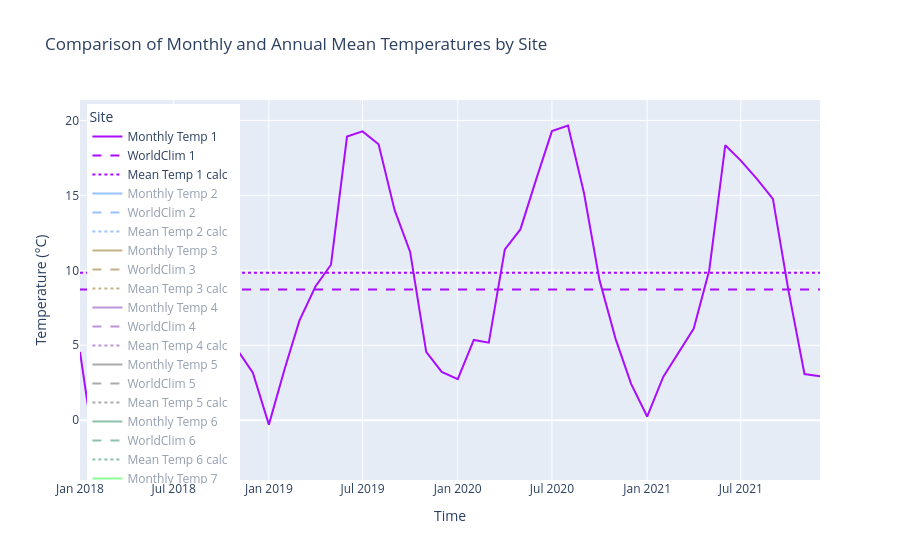

The notebook cell saved with this chart:
### Code cell
# Create a figure object
fig = go.Figure()

# Define a color palette
colors = px.colors.qualitative.Alphabet[:len(merged_df['site'].unique())]  # Adjust as per the number of sites

# Loop through each site and plot both the monthly temperatures and the annual mean temperatures
for (site, group), color in zip(merged_df.groupby('site'), colors):
    # Add the monthly temperature line
    fig.add_trace(go.Scatter(x=group['time'], y=group['t2m_celcius'],
                             mode='lines', name=f'Monthly Temp {site}',
                             line=dict(color=color)))

    # Add the annual mean temperature horizontal line
    fig.add_trace(go.Scatter(x=[group['time'].min(), group['time'].max()], 
                             y=[group['bio1'].values[0], group['bio1'].values[0]],
                             mode='lines', name=f'WorldClim {site}',
                             line=dict(color=color, dash='dash')))
    # Add the calculated annual mean temperature horizontal line
    fig.add_trace(go.Scatter(x=[group['time'].min(), group['time'].max()], 
                             y=[group['mean_t2m'].values[0], group['mean_t2m'].values[0]],
                             mode='lines', name=f'Mean Temp {site} calc',
                             line=dict(color=color, dash='dot')))

# Update layout
fig.update_layout(
    title='Comparison of Monthly and Annual Mean Temperatures by Site',
    xaxis_title='Time',
    yaxis_title='Temperature (°C)',
    legend_title='Site',
    legend=dict(
        yanchor="top",
        y=0.99,
        xanchor="left",
        x=0.01
    )
)

# Show plot
fig.show()
